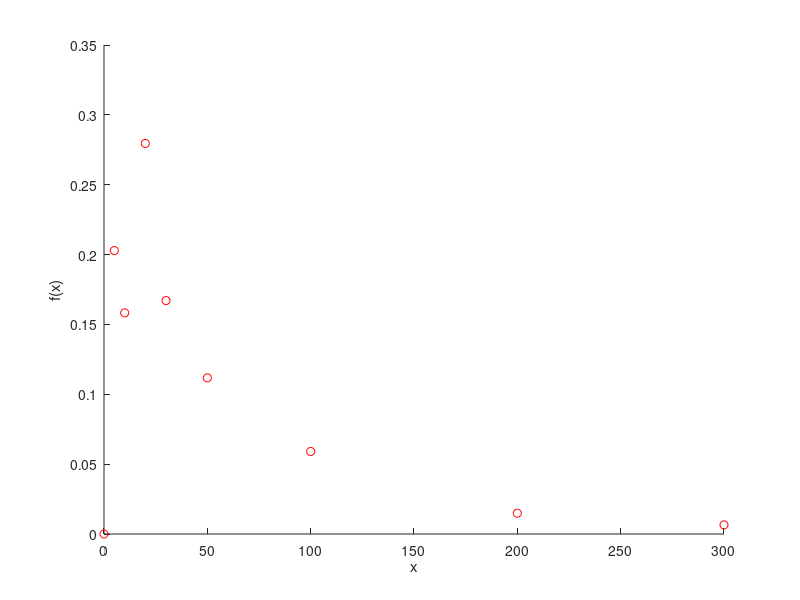

Here is the MATLAB script that generated this plot:

function [Z]=Fin
Z=zeros(1,9);
x=[0,5,10,20,30,50,100,200,300];
y=[0,3053/15050,2382/15050,4207/15050,2515/15050,1682/15050,889/15050,224/15050,98/15050];
E=x*y'
scatter(x,y,'r');
xlabel('x');
ylabel('f(x)');
for i=1:9
    Z(i)=y(i);
end
end
